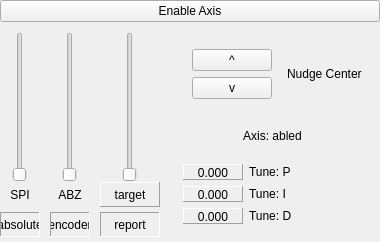
        <widget class="QFrame" name="frmAxisEnable_B">
         <property name="frameShadow">
          <enum>QFrame::Shadow::Raised</enum>
         </property>
         <layout class="QVBoxLayout" name="verticalLayout_10">
          <property name="spacing">
           <number>0</number>
          </property>
          <property name="leftMargin">
           <number>0</number>
          </property>
          <property name="topMargin">
           <number>0</number>
          </property>
          <property name="rightMargin">
           <number>0</number>
          </property>
          <property name="bottomMargin">
           <number>0</number>
          </property>
          <item>
           <widget class="QPushButton" name="btnEnable_B">
            <property name="text">
             <string>Enable Axis</string>
            </property>
           </widget>
          </item>
          <item>
           <widget class="QFrame" name="frmAxis_B">
            <property name="sizePolicy">
             <sizepolicy hsizetype="Fixed" vsizetype="Preferred">
              <horstretch>0</horstretch>
              <verstretch>0</verstretch>
             </sizepolicy>
            </property>
            <property name="minimumSize">
             <size>
              <width>0</width>
              <height>0</height>
             </size>
            </property>
            <property name="maximumSize">
             <size>
              <width>16777215</width>
              <height>250</height>
             </size>
            </property>
            <property name="frameShadow">
             <enum>QFrame::Shadow::Raised</enum>
            </property>
            <layout class="QHBoxLayout" name="horizontalLayout_8">
             <property name="spacing">
              <number>0</number>
             </property>
             <property name="leftMargin">
              <number>0</number>
             </property>
             <property name="topMargin">
              <number>0</number>
             </property>
             <property name="rightMargin">
              <number>0</number>
             </property>
             <property name="bottomMargin">
              <number>0</number>
             </property>
             <item>
              <widget class="QFrame" name="frmAxisSliders_B">
               <property name="sizePolicy">
                <sizepolicy hsizetype="Fixed" vsizetype="Fixed">
                 <horstretch>0</horstretch>
                 <verstretch>0</verstretch>
                </sizepolicy>
               </property>
               <property name="minimumSize">
                <size>
                 <width>165</width>
                 <height>220</height>
                </size>
               </property>
               <property name="frameShadow">
                <enum>QFrame::Shadow::Raised</enum>
               </property>
               <widget class="QLabel" name="labelTarget_B">
                <property name="geometry">
                 <rect>
                  <x>100</x>
                  <y>160</y>
                  <width>60</width>
                  <height>25</height>
                 </rect>
                </property>
                <property name="frameShape">
                 <enum>QFrame::Shape::Panel</enum>
                </property>
                <property name="frameShadow">
                 <enum>QFrame::Shadow::Raised</enum>
                </property>
                <property name="text">
                 <string>target</string>
                </property>
                <property name="alignment">
                 <set>Qt::AlignmentFlag::AlignCenter</set>
                </property>
               </widget>
               <widget class="QSlider" name="sliderTarget_B">
                <property name="geometry">
                 <rect>
                  <x>120</x>
                  <y>10</y>
                  <width>20</width>
                  <height>150</height>
                 </rect>
                </property>
                <property name="orientation">
                 <enum>Qt::Orientation::Vertical</enum>
                </property>
               </widget>
               <widget class="QLabel" name="labelTargetReported_B">
                <property name="geometry">
                 <rect>
                  <x>100</x>
                  <y>190</y>
                  <width>60</width>
                  <height>25</height>
                 </rect>
                </property>
                <property name="frameShape">
                 <enum>QFrame::Shape::Panel</enum>
                </property>
                <property name="frameShadow">
                 <enum>QFrame::Shadow::Sunken</enum>
                </property>
                <property name="text">
                 <string>report</string>
                </property>
                <property name="alignment">
                 <set>Qt::AlignmentFlag::AlignCenter</set>
                </property>
               </widget>
               <widget class="QSlider" name="sliderSPI_B">
                <property name="geometry">
                 <rect>
                  <x>10</x>
                  <y>10</y>
                  <width>20</width>
                  <height>150</height>
                 </rect>
                </property>
                <property name="orientation">
                 <enum>Qt::Orientation::Vertical</enum>
                </property>
               </widget>
               <widget class="QLabel" name="labelSPI_B">
                <property name="geometry">
                 <rect>
                  <x>0</x>
                  <y>190</y>
                  <width>40</width>
                  <height>25</height>
                 </rect>
                </property>
                <property name="frameShape">
                 <enum>QFrame::Shape::Panel</enum>
                </property>
                <property name="frameShadow">
                 <enum>QFrame::Shadow::Sunken</enum>
                </property>
                <property name="text">
                 <string>absolute</string>
                </property>
                <property name="alignment">
                 <set>Qt::AlignmentFlag::AlignCenter</set>
                </property>
               </widget>
               <widget class="QSlider" name="sliderABZ_B">
                <property name="geometry">
                 <rect>
                  <x>60</x>
                  <y>10</y>
                  <width>20</width>
                  <height>150</height>
                 </rect>
                </property>
                <property name="orientation">
                 <enum>Qt::Orientation::Vertical</enum>
                </property>
               </widget>
               <widget class="QLabel" name="labelABZ_B">
                <property name="geometry">
                 <rect>
                  <x>50</x>
                  <y>190</y>
                  <width>40</width>
                  <height>25</height>
                 </rect>
                </property>
                <property name="frameShape">
                 <enum>QFrame::Shape::Panel</enum>
                </property>
                <property name="frameShadow">
                 <enum>QFrame::Shadow::Sunken</enum>
                </property>
                <property name="text">
                 <string>encoder</string>
                </property>
                <property name="alignment">
                 <set>Qt::AlignmentFlag::AlignCenter</set>
                </property>
               </widget>
               <widget class="QLabel" name="label_4">
                <property name="geometry">
                 <rect>
                  <x>0</x>
                  <y>160</y>
                  <width>40</width>
                  <height>25</height>
                 </rect>
                </property>
                <property name="text">
                 <string>SPI</string>
                </property>
                <property name="alignment">
                 <set>Qt::AlignmentFlag::AlignCenter</set>
                </property>
               </widget>
               <widget class="QLabel" name="label_3">
                <property name="geometry">
                 <rect>
                  <x>50</x>
                  <y>160</y>
                  <width>40</width>
                  <height>25</height>
                 </rect>
                </property>
                <property name="text">
                 <string>ABZ</string>
                </property>
                <property name="alignment">
                 <set>Qt::AlignmentFlag::AlignCenter</set>
                </property>
               </widget>
               <zorder>sliderTarget_B</zorder>
               <zorder>labelTarget_B</zorder>
               <zorder>labelTargetReported_B</zorder>
               <zorder>sliderSPI_B</zorder>
               <zorder>labelSPI_B</zorder>
               <zorder>sliderABZ_B</zorder>
               <zorder>labelABZ_B</zorder>
               <zorder>label_4</zorder>
               <zorder>label_3</zorder>
              </widget>
             </item>
             <item>
              <widget class="QFrame" name="frmControls_B">
               <property name="sizePolicy">
                <sizepolicy hsizetype="Fixed" vsizetype="Preferred">
                 <horstretch>0</horstretch>
                 <verstretch>0</verstretch>
                </sizepolicy>
               </property>
               <property name="maximumSize">
                <size>
                 <width>250</width>
                 <height>16777215</height>
                </size>
               </property>
               <property name="frameShadow">
                <enum>QFrame::Shadow::Raised</enum>
               </property>
               <layout class="QVBoxLayout" name="verticalLayout_5">
                <item>
                 <widget class="QFrame" name="frmCenter_B">
                  <property name="sizePolicy">
                   <sizepolicy hsizetype="Fixed" vsizetype="Fixed">
                    <horstretch>0</horstretch>
                    <verstretch>0</verstretch>
                   </sizepolicy>
                  </property>
                  <property name="frameShadow">
                   <enum>QFrame::Shadow::Raised</enum>
                  </property>
                  <layout class="QHBoxLayout" name="horizontalLayout_5">
                   <item>
                    <widget class="QFrame" name="crmCenterButtons_B">
                     <property name="frameShadow">
                      <enum>QFrame::Shadow::Raised</enum>
                     </property>
                     <layout class="QVBoxLayout" name="verticalLayout_6">
                      <item>
                       <widget class="QPushButton" name="btnNudgeUp_B">
                        <property name="text">
                         <string>^</string>
                        </property>
                       </widget>
                      </item>
                      <item>
                       <widget class="QPushButton" name="btnNudgeDown_B">
                        <property name="text">
                         <string>v</string>
                        </property>
                       </widget>
                      </item>
                     </layout>
                    </widget>
                   </item>
                   <item>
                    <widget class="QLabel" name="lblNudgeCenter_B">
                     <property name="sizePolicy">
                      <sizepolicy hsizetype="Fixed" vsizetype="Preferred">
                       <horstretch>0</horstretch>
                       <verstretch>0</verstretch>
                      </sizepolicy>
                     </property>
                     <property name="frameShape">
                      <enum>QFrame::Shape::NoFrame</enum>
                     </property>
                     <property name="frameShadow">
                      <enum>QFrame::Shadow::Plain</enum>
                     </property>
                     <property name="text">
                      <string>Nudge Center</string>
                     </property>
                     <property name="alignment">
                      <set>Qt::AlignmentFlag::AlignLeading|Qt::AlignmentFlag::AlignLeft|Qt::AlignmentFlag::AlignVCenter</set>
                     </property>
                     <property name="wordWrap">
                      <bool>true</bool>
                     </property>
                    </widget>
                   </item>
                  </layout>
                 </widget>
                </item>
                <item>
                 <widget class="QLabel" name="labelEnabled_B">
                  <property name="frameShape">
                   <enum>QFrame::Shape::NoFrame</enum>
                  </property>
                  <property name="frameShadow">
                   <enum>QFrame::Shadow::Plain</enum>
                  </property>
                  <property name="text">
                   <string>Axis: abled</string>
                  </property>
                  <property name="alignment">
                   <set>Qt::AlignmentFlag::AlignCenter</set>
                  </property>
                 </widget>
                </item>
                <item>
                 <widget class="QFrame" name="frmPID_B">
                  <property name="frameShadow">
                   <enum>QFrame::Shadow::Raised</enum>
                  </property>
                  <layout class="QFormLayout" name="formLayout_2">
                   <item row="1" column="1">
                    <widget class="QLabel" name="lblPIDAP_B">
                     <property name="minimumSize">
                      <size>
                       <width>60</width>
                       <height>16</height>
                      </size>
                     </property>
                     <property name="frameShape">
                      <enum>QFrame::Shape::NoFrame</enum>
                     </property>
                     <property name="frameShadow">
                      <enum>QFrame::Shadow::Plain</enum>
                     </property>
                     <property name="text">
                      <string>Tune: P</string>
                     </property>
                     <property name="alignment">
                      <set>Qt::AlignmentFlag::AlignLeading|Qt::AlignmentFlag::AlignLeft|Qt::AlignmentFlag::AlignVCenter</set>
                     </property>
                    </widget>
                   </item>
                   <item row="3" column="1">
                    <widget class="QLabel" name="lblPIDAI_B">
                     <property name="minimumSize">
                      <size>
                       <width>60</width>
                       <height>16</height>
                      </size>
                     </property>
                     <property name="frameShape">
                      <enum>QFrame::Shape::NoFrame</enum>
                     </property>
                     <property name="frameShadow">
                      <enum>QFrame::Shadow::Plain</enum>
                     </property>
                     <property name="text">
                      <string>Tune: I</string>
                     </property>
                     <property name="alignment">
                      <set>Qt::AlignmentFlag::AlignLeading|Qt::AlignmentFlag::AlignLeft|Qt::AlignmentFlag::AlignVCenter</set>
                     </property>
                    </widget>
                   </item>
                   <item row="5" column="1">
                    <widget class="QLabel" name="lblPIDAD_B">
                     <property name="minimumSize">
                      <size>
                       <width>60</width>
                       <height>16</height>
                      </size>
                     </property>
                     <property name="frameShape">
                      <enum>QFrame::Shape::NoFrame</enum>
                     </property>
                     <property name="frameShadow">
                      <enum>QFrame::Shadow::Plain</enum>
                     </property>
                     <property name="text">
                      <string>Tune: D</string>
                     </property>
                     <property name="alignment">
                      <set>Qt::AlignmentFlag::AlignLeading|Qt::AlignmentFlag::AlignLeft|Qt::AlignmentFlag::AlignVCenter</set>
                     </property>
                    </widget>
                   </item>
                   <item row="1" column="0">
                    <widget class="QFrame" name="frmKp_B">
                     <property name="minimumSize">
                      <size>
                       <width>60</width>
                       <height>16</height>
                      </size>
                     </property>
                     <property name="frameShape">
                      <enum>QFrame::Shape::Panel</enum>
                     </property>
                     <property name="frameShadow">
                      <enum>QFrame::Shadow::Raised</enum>
                     </property>
                     <widget class="QPushButton" name="btnKp_B">
                      <property name="geometry">
                       <rect>
                        <x>0</x>
                        <y>-1</y>
                        <width>60</width>
                        <height>20</height>
                       </rect>
                      </property>
                      <property name="minimumSize">
                       <size>
                        <width>60</width>
                        <height>16</height>
                       </size>
                      </property>
                      <property name="text">
                       <string notr="true">0.000</string>
                      </property>
                      <property name="flat">
                       <bool>true</bool>
                      </property>
                     </widget>
                    </widget>
                   </item>
                   <item row="3" column="0">
                    <widget class="QFrame" name="frmKi_B">
                     <property name="minimumSize">
                      <size>
                       <width>60</width>
                       <height>16</height>
                      </size>
                     </property>
                     <property name="frameShape">
                      <enum>QFrame::Shape::Panel</enum>
                     </property>
                     <property name="frameShadow">
                      <enum>QFrame::Shadow::Raised</enum>
                     </property>
                     <widget class="QPushButton" name="btnKi_B">
                      <property name="geometry">
                       <rect>
                        <x>0</x>
                        <y>-1</y>
                        <width>60</width>
                        <height>20</height>
                       </rect>
                      </property>
                      <property name="minimumSize">
                       <size>
                        <width>60</width>
                        <height>16</height>
                       </size>
                      </property>
                      <property name="text">
                       <string notr="true">0.000</string>
                      </property>
                      <property name="flat">
                       <bool>true</bool>
                      </property>
                     </widget>
                    </widget>
                   </item>
                   <item row="5" column="0">
                    <widget class="QFrame" name="frmKd_B">
                     <property name="minimumSize">
                      <size>
                       <width>60</width>
                       <height>16</height>
                      </size>
                     </property>
                     <property name="frameShape">
                      <enum>QFrame::Shape::Panel</enum>
                     </property>
                     <property name="frameShadow">
                      <enum>QFrame::Shadow::Raised</enum>
                     </property>
                     <widget class="QPushButton" name="btnKd_B">
                      <property name="geometry">
                       <rect>
                        <x>0</x>
                        <y>-1</y>
                        <width>60</width>
                        <height>20</height>
                       </rect>
                      </property>
                      <property name="minimumSize">
                       <size>
                        <width>60</width>
                        <height>16</height>
                       </size>
                      </property>
                      <property name="text">
                       <string notr="true">0.000</string>
                      </property>
                      <property name="flat">
                       <bool>true</bool>
                      </property>
                     </widget>
                    </widget>
                   </item>
                  </layout>
                 </widget>
                </item>
               </layout>
              </widget>
             </item>
            </layout>
           </widget>
          </item>
         </layout>
        </widget>
